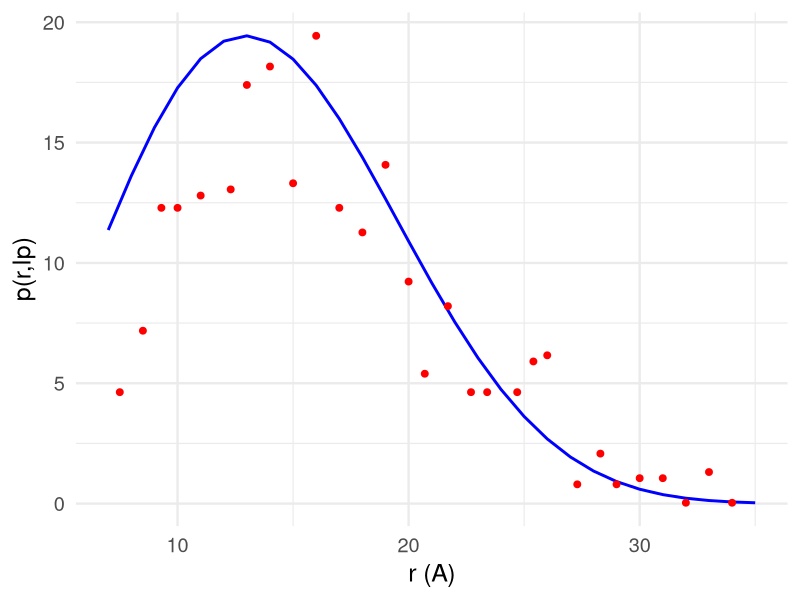

Generate this figure with R:
library(ggplot2)
library(dplyr)
library(tidyr)

calc_Q <- function(d, delta_ji,lp) {
  a <- 14.054
  b <- 0.473
  Lc <- (delta_ji + 2) * 3.8
  kappa <- lp / Lc
  d <- d/Lc
  c <- 1 - (1 + (0.38 * kappa^(-0.95))^-5)^(-1/5)
  d_val <- ifelse(kappa < 1/8, 0, 1 / (0.177 / (kappa - 0.111) + 6.40 * (kappa - 0.111)^0.783))
  
  cij <- matrix(
    c(-3/4, 23/64, -7/64, 
      -1/2, 17/16, -9/16), 
    nrow = 2, byrow = TRUE
  )
  
  J_SYD <- ifelse(kappa <= 1/8, (3/4 * pi * kappa)^(3/2) * (1 - 5 * kappa / 4), 
                  112.04 * kappa^2 * exp(0.246 / kappa - a * kappa))
  
  term1 <- ((1 - c * d^2) / (1 - d^2))^(5/2)
  term2 <- 0
  i_values <- c(-1, 0)
  j_values <- 1:3
  for (i in seq_along(i_values)) {
    for (j in seq_along(j_values)) {
      term2 <- term2 + cij[i, j] * kappa^i_values[i] * d^(2 * j_values[j])
    }
  }
  term2 <- exp(term2 / (1 - d^2))
  term3 <- exp(-d_val * kappa * a * b * (1 + b) * d^2 / (1 - b^2 * d^2))
  term4 <- besselI(-d_val * kappa * a * (1 + b) * d / (1 - b^2 * d^2), nu = 0)
  
  Q_r <- J_SYD * term1 * term2 * term3 * term4
  return(Q_r)
}

# Params
L <- 13
lp <- 2.1 

# Valores de r
r_values <- seq(7, 35, by = 1)

# Calcula p(r)
p_values <- 4 * pi * r_values^2 * sapply(r_values, function(r) calc_Q(r, L, lp))

# Leer los datos experimentales
zhou_data <- read.table("zhou_data.txt", header = FALSE, col.names = c("r", "p"))
zhou_data$r <- as.numeric(zhou_data$r)
zhou_data$p <- as.numeric(zhou_data$p)

# Rango de los valores calculados
min_calculated <- min(p_values)
max_calculated <- max(p_values)

# Rango de los valores de zhou_data
min_zhou <- min(zhou_data$p)
max_zhou <- max(zhou_data$p)

# Transformación lineal
zhou_data$p_transformed <- min_calculated + 
  (max_calculated - min_calculated) * (zhou_data$p - min_zhou) / (max_zhou - min_zhou)
# Crea un dataframe para ggplot
df <- data.frame(r = r_values, p = p_values)

ggplot() +
  geom_line(data = df, aes(x = r, y = p), color = "blue", size = 1, linetype = "solid") +
  geom_point(data = zhou_data, aes(x = r, y = p_transformed), color = "red", size = 2) +
  labs(
       x = "r (A)",
       y = "p(r,lp)",
       color = "Datos") +
  theme_minimal(base_size = 18)